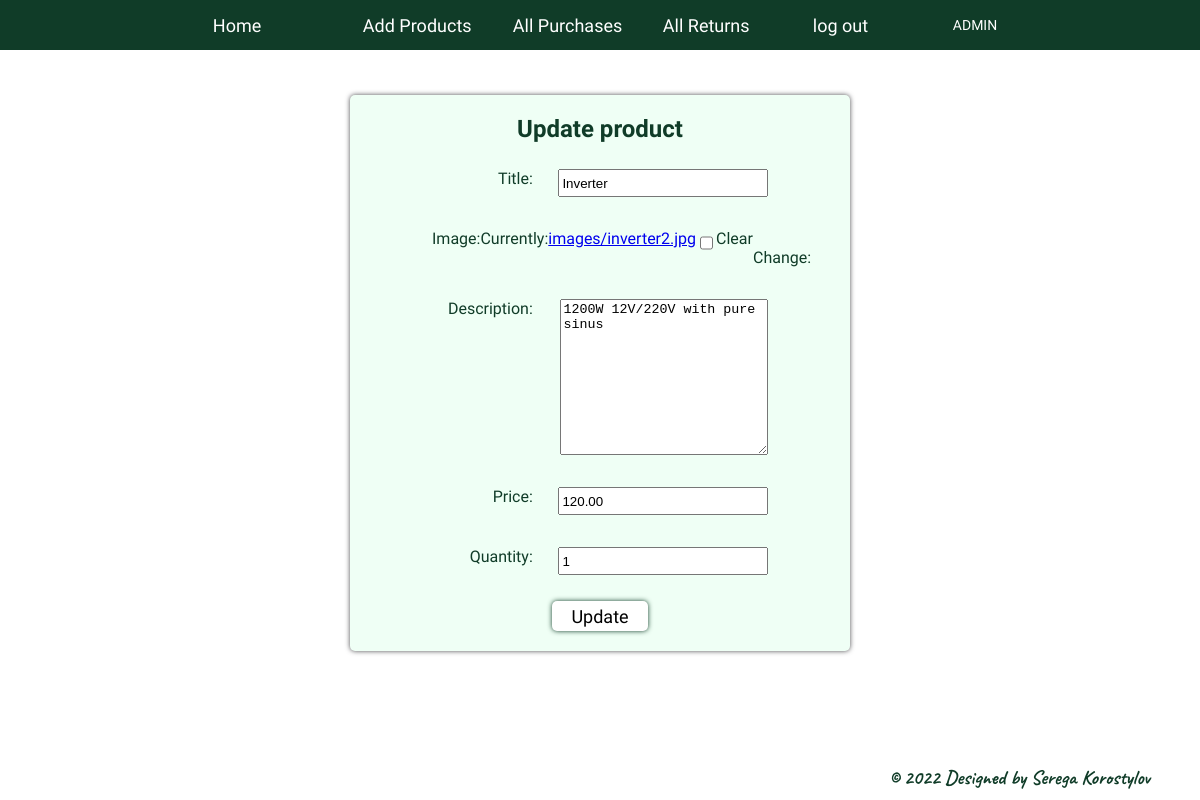
The page /update-product/3 (signed in) on the database as committed earlier.
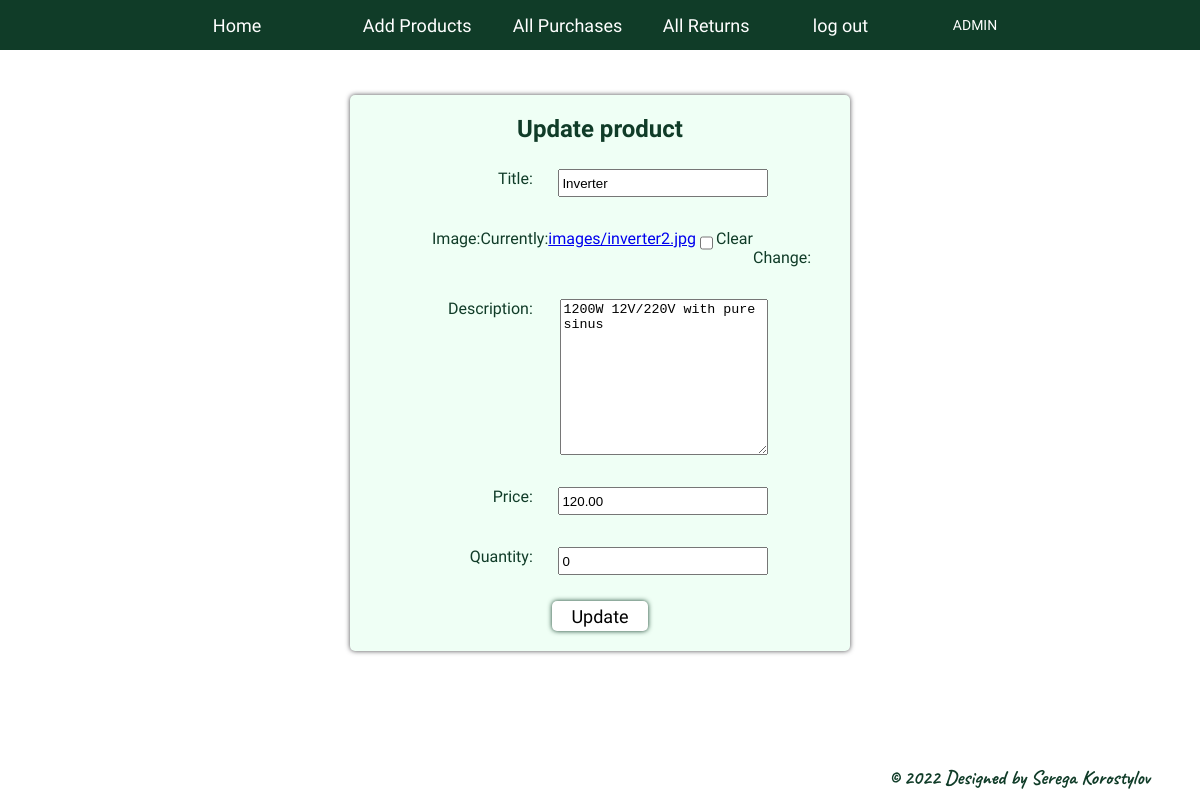
The same page on the database as committed later.
### store/models.py (models this page shows, shortened)
class Product(models.Model):
    title = models.CharField(max_length=100)
    image = models.ImageField(upload_to='images', null=True, blank=True)
    description = models.TextField()
    price = models.DecimalField(max_digits=7, decimal_places=2)
    quantity = models.PositiveSmallIntegerField()
    class Meta:
        ordering = ['title']
        verbose_name = 'product'
        verbose_name_plural = 'products'

### store/views.py (the view)
# urls.py: path('update-product/<int:pk>', ProductUpdateView.as_view(), name='update_product'),
class ProductUpdateView(SuperuserRequiredMixin, UpdateView):
    model = Product
    fields = ['title', 'image', 'description', 'price', 'quantity']
    template_name = 'store/update_product.html'
    success_url = reverse_lazy('home')

### store/views.py (called while the page is built)
    def test_func(self):
        return self.request.user.is_superuser

### store/templates/store/update_product.html (shortened to what this page needs)
{% extends 'store/base.html' %}
{% block content %}
    <div class="main_form">
    <h2>Update product</h2>
    <form action="" method="post" enctype="multipart/form-data">
        {{ form.as_p }}
        <button type="submit">Update</button>
    </form>
    </div>
{% endblock %}

Rows that differ between the two databases and show on the page:
changed Product "Inverter": quantity "1" → "0"
